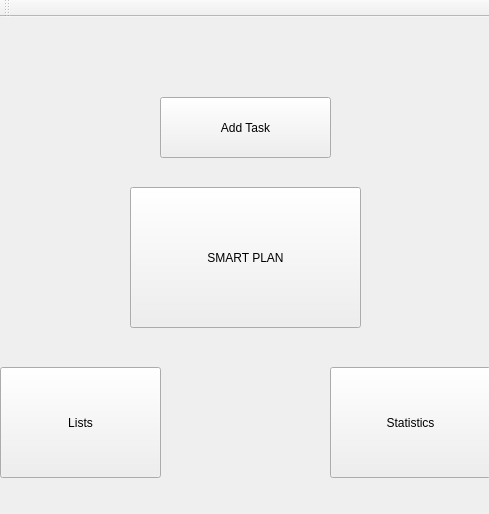
<?xml version="1.0" encoding="UTF-8"?>
<ui version="4.0">
 <class>MainWindow</class>
 <widget class="QMainWindow" name="MainWindow">
  <property name="geometry">
   <rect>
    <x>0</x>
    <y>0</y>
    <width>489</width>
    <height>514</height>
   </rect>
  </property>
  <property name="windowTitle">
   <string>MainWindow</string>
  </property>
  <widget class="QWidget" name="centralwidget">
   <widget class="QPushButton" name="smartPlanButton">
    <property name="geometry">
     <rect>
      <x>130</x>
      <y>170</y>
      <width>231</width>
      <height>141</height>
     </rect>
    </property>
    <property name="text">
     <string>SMART PLAN</string>
    </property>
   </widget>
   <widget class="QPushButton" name="addTaskButton">
    <property name="geometry">
     <rect>
      <x>160</x>
      <y>80</y>
      <width>171</width>
      <height>61</height>
     </rect>
    </property>
    <property name="text">
     <string>Add Task</string>
    </property>
   </widget>
   <widget class="QPushButton" name="pushButton_2">
    <property name="geometry">
     <rect>
      <x>330</x>
      <y>350</y>
      <width>161</width>
      <height>111</height>
     </rect>
    </property>
    <property name="text">
     <string>Statistics</string>
    </property>
   </widget>
   <widget class="QPushButton" name="pushButton_3">
    <property name="geometry">
     <rect>
      <x>0</x>
      <y>350</y>
      <width>161</width>
      <height>111</height>
     </rect>
    </property>
    <property name="text">
     <string>Lists</string>
    </property>
   </widget>
  </widget>
  <widget class="QMenuBar" name="menubar">
   <property name="geometry">
    <rect>
     <x>0</x>
     <y>0</y>
     <width>489</width>
     <height>22</height>
    </rect>
   </property>
  </widget>
  <widget class="QToolBar" name="toolBar">
   <property name="windowTitle">
    <string>toolBar</string>
   </property>
   <attribute name="toolBarArea">
    <enum>TopToolBarArea</enum>
   </attribute>
   <attribute name="toolBarBreak">
    <bool>false</bool>
   </attribute>
  </widget>
 </widget>
 <resources/>
 <connections/>
</ui>
